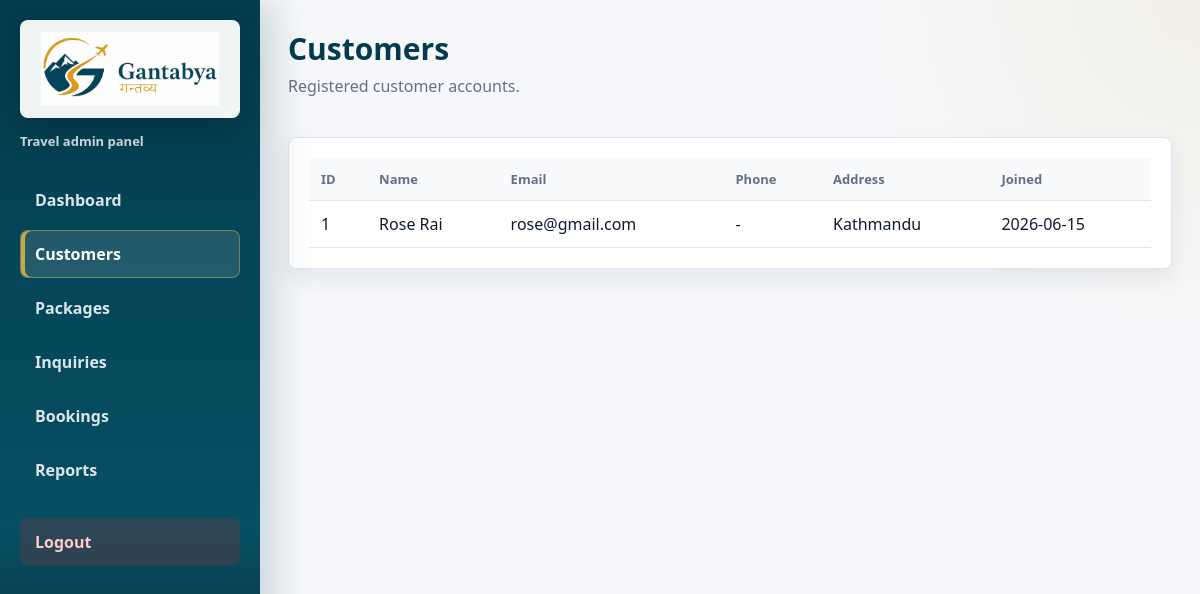
Before: /admin/customers (signed in) with the older database file.
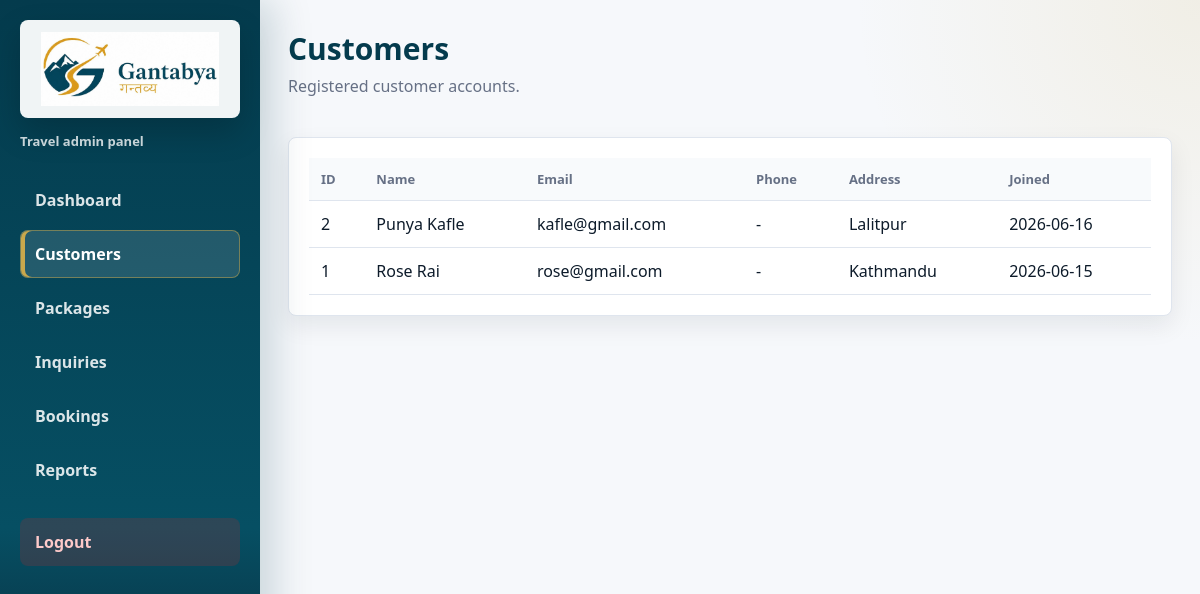
After: the same page with the newer database file.
### models.py (models this page shows)
class Customer(db.Model):
    __tablename__ = 'customer'
    id = db.Column(db.Integer, primary_key=True)
    full_name = db.Column(db.String(100), nullable=False)
    email = db.Column(db.String(120), unique=True, nullable=False)
    password = db.Column(db.String(200), nullable=False)
    phone = db.Column(db.String(20))
    address = db.Column(db.String(200))
    created_at = db.Column(db.DateTime, default=datetime.utcnow)

### app.py (the view)
@app.route("/admin/customers")
@admin_required
def admin_customers():
    customers = Customer.query.order_by(Customer.id.desc()).all()
    return render_template("admin/customers.html", customers=customers)

### app.py (called while the page is built)
def admin_required(view_func):
    @wraps(view_func)
    def wrapper(*args, **kwargs):
        if 'admin_id' not in session:
            flash("Please login to access the admin panel.", "warning")
            return redirect(url_for("admin_login"))
        return view_func(*args, **kwargs)
    return wrapper

@app.context_processor
def inject_now():
    return {'now': datetime.utcnow()}

@app.context_processor
def inject_user():
    return dict(
        is_logged_in='customer_id' in session,
        customer_name=session.get('customer_name'),
        is_admin='admin_id' in session
    )

### admin/customers.html (shortened to what this page needs)
{% extends "admin/base.html" %}
{% block content %}
<div class="topbar">
    <div>
        <h1>Customers</h1>
        <p class="muted">Registered customer accounts.</p>
    </div>
</div>
<div class="panel table-wrap">
    <table>
        <tr>
            <th>ID</th>
            <th>Name</th>
            <th>Email</th>
            <th>Phone</th>
            <th>Address</th>
            <th>Joined</th>
        </tr>
        {% for customer in customers %}
        <tr>
            <td>{{ customer.id }}</td>
            <td>{{ customer.full_name }}</td>
            <td>{{ customer.email }}</td>
            <td>{{ customer.phone or "-" }}</td>
            <td>{{ customer.address or "-" }}</td>
            <td>{{ customer.created_at.strftime("%Y-%m-%d") if customer.created_at else "-" }}</td>
        </tr>
        {% else %}
        <tr><td colspan="6" class="empty">No customers yet.</td></tr>
        {% endfor %}
    </table>
</div>
{% endblock %}

### admin/base.html (shortened to what this page needs)
<!DOCTYPE html>
<html lang="en">
<head>
</head>
<body>
    <div class="admin-shell">
        <aside class="sidebar">
            <div class="brand-card">
                <img class="brand-logo" src="{{ url_for('static', filename='Logo.jpg') }}" alt="Gantabya logo">
            </div>
            <div class="brand-subtitle">Travel admin panel</div>
            <nav class="nav">
                <a class="nav-link {% if request.endpoint == 'admin_dashboard' %}active{% endif %}" href="{{ url_for('admin_dashboard') }}">Dashboard</a>
                <a class="nav-link {% if request.endpoint == 'admin_customers' %}active{% endif %}" href="{{ url_for('admin_customers') }}">Customers</a>
                <a class="nav-link {% if request.endpoint in ['admin_packages', 'admin_add_package', 'admin_edit_package'] %}active{% endif %}" href="{{ url_for('admin_packages') }}">Packages</a>
                <a class="nav-link {% if request.endpoint == 'admin_inquiries' %}active{% endif %}" href="{{ url_for('admin_inquiries') }}">Inquiries</a>
                <a class="nav-link {% if request.endpoint == 'admin_bookings' %}active{% endif %}" href="{{ url_for('admin_bookings') }}">Bookings</a>
                <a class="nav-link {% if request.endpoint == 'admin_reports' %}active{% endif %}" href="{{ url_for('admin_reports') }}">Reports</a>
                <a class="nav-link logout-link" href="{{ url_for('admin_logout') }}">Logout</a>
            </nav>
        </aside>
        <main class="main">
            {% block content %}{% endblock %}
        </main>
    </div>
</body>
</html>

### admin/base.html (style rules this page uses)
:root { --bg: #f6f8fb; --panel: #ffffff; --ink: #0d1b2a; --muted: #667085; --line: #dfe5ee; --brand: #064f63; --brand-dark: #043b4d; --gold: #c9a84c; --accent: #0e7490; --danger: #dc2626; --warning: #b45309; --success: #15803d; --radius: 8px; --shadow: 0 10px 25px rgba(15, 23, 42, 0.08); }
* { box-sizing: border-box; }
body { margin: 0; font-family: "Segoe UI", Arial, Helvetica, sans-serif; color: var(--ink); background: var(--bg); }
a { color: inherit; }
.admin-shell { display: grid; grid-template-columns: 260px minmax(0, 1fr); min-height: 100vh; }
.sidebar { background: linear-gradient(180deg, #043b4d 0%, #064f63 66%, #0d1b2a 100%); color: #eef4ff; padding: 20px; position: sticky; top: 0; height: 100vh; box-shadow: 14px 0 36px rgba(4, 59, 77, 0.18); }
.brand-card { background: rgba(255, 255, 255, 0.94); border-radius: var(--radius); padding: 12px; margin-bottom: 14px; box-shadow: 0 14px 32px rgba(0, 0, 0, 0.18); }
.brand-logo { width: 100%; height: 74px; object-fit: contain; display: block; }
.brand-subtitle { color: rgba(255, 255, 255, 0.78); font-size: 13px; font-weight: 600; margin-bottom: 26px; }
.nav-link { display: block; text-decoration: none; padding: 12px 14px; border-radius: var(--radius); margin-bottom: 6px; color: rgba(255, 255, 255, 0.86); font-weight: 600; border: 1px solid transparent; }
.nav-link:hover, .nav-link.active { background: rgba(255, 255, 255, 0.12); border-color: rgba(201, 168, 76, 0.5); color: #ffffff; }
.nav-link.active { box-shadow: inset 4px 0 0 var(--gold); }
.logout-link { margin-top: 24px; background: rgba(220, 38, 38, 0.18); color: #fecaca; }
.main { min-width: 0; padding: 28px; background: radial-gradient(circle at top right, rgba(201, 168, 76, 0.12), transparent 28%), var(--bg); }
.topbar { display: flex; align-items: center; justify-content: space-between; gap: 16px; margin-bottom: 24px; }
h1, h2, h3, p { margin-top: 0; }
h1 { font-size: 30px; margin-bottom: 6px; color: var(--brand-dark); }
.muted { color: var(--muted); }
.panel { background: var(--panel); border: 1px solid var(--line); border-radius: var(--radius); box-shadow: var(--shadow); padding: 20px; margin-bottom: 20px; }
.table-wrap { overflow-x: auto; }
table { border-collapse: collapse; width: 100%; min-width: 720px; }
th, td { padding: 12px; border-bottom: 1px solid var(--line); text-align: left; vertical-align: top; }
th { font-size: 13px; color: var(--muted); background: #f8fafc; }

Changed rows visible on the page:
added Customer: id "2", full_name "Punya Kafle", email "kafle@gmail.com", phone "-", address "Lalitpur", created_at "2026-06-16"
